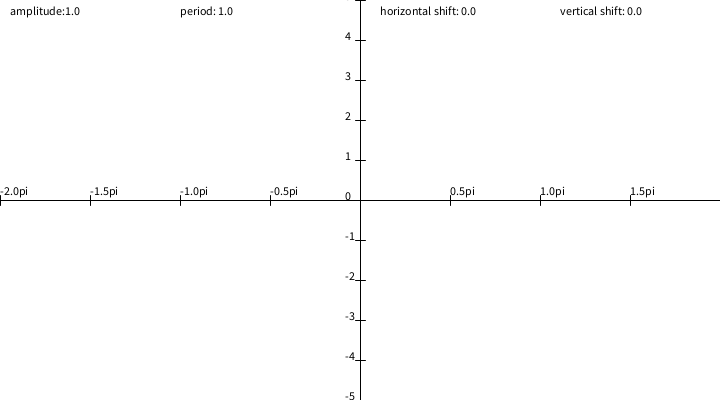
Frame 1 (no input)
Frame 60 (the mouse pressed at the canvas centre just before this capture): identical to frame 1, image omitted
Frame 120 (the mouse held since frame 60 and released just before this capture): identical to frame 1, image omitted

The Processing sketch that drew this single still picture (run headless with seeded random() and noise(); from frame 60 on, the mouse is pressed at the canvas centre):

// Processing sketch: processing_29303
// ── processing_29303.pde

Sine s;
Cosine c;
Tangent t;
float amp = 0.2;
float period = 1;
float hShift = 0;
float vShift = 0;
PFont font;

void setup() {
  size(720, 400);
  background(255);
  line(0, height/2, width, height/2);
  line(width/2, 0, width/2, height);
  for (int a = 0, y = 5; a <= height; a+= height/10, y--) {
    line(width/2 - 5, a, width/2 + 5, a); // marks y-axis
    fill(0);
    text(y, width/2 - 15, a);
  }
  for (int b = 0, x = -4; b <= width; b+= width/8, x++) {
    line(b, height/2 - 5, b, height/2 + 5); // marks x-axis
    fill(0);
    if (x != 0) {
      text("" + (x/2.0) + "pi", b, height/2 - 5);
    }
  }
  fill(0);
  text("amplitude:" +  ((int)(50 * amp)/10.0), 10, 15);
  text("period: " + period, width/4, 15);
  text("horizontal shift: " + radians(hShift), width/2 + 20, 15);
  text("vertical shift: " + ((int)(50 * vShift)/10.0), 3*width/4 + 20, 15);
}

void draw() {
}

/* modifications to the graphs based on the key pressed*/
void keyPressed() {
  if (key == 's' || key == 'S') {
    s = new Sine(amp, period, hShift, vShift);
    c = null;
    t = null;
    setup();
    s.draw();
  }
  else if (key == 'c' || key == 'C') {
    c = new Cosine(amp, period, hShift, vShift);
    s = null;
    t = null;
    setup();
    c.draw();
  }
  else if (key == 't' || key == 'T') {
    t = new Tangent(amp, period, hShift, vShift);
    c = null;
    s = null;
    setup();
    t.draw();
  }
  else if (key == 'A') {
    if (amp > -1) {
      amp -= .1;
    }
    setup();
    if (s != null) {
      s = new Sine(amp, period, hShift, vShift);
      s.draw();
    }
    if (c != null) {
      c = new Cosine(amp, period, hShift, vShift);
      c.draw();
    }
    if (t != null) {
      t = new Tangent(amp, period, hShift, vShift);
      t.draw();
    }
  } 
  else if (key == 'a') {
    if (amp < 1) {
      amp += .1;
    }
    setup();
    if (s != null) {
      s = new Sine(amp, period, hShift, vShift);
      s.draw();
    }
    if (c != null) {
      c = new Cosine(amp, period, hShift, vShift);
      c.draw();
    }
    if (t != null) {
      t = new Tangent(amp, period, hShift, vShift);
      t.draw();
    }
  }
  else if (key == 'P') {
    if (period >= -9) {
      period--;
    }
    setup();
    if (s != null) {
      s = new Sine(amp, period, hShift, vShift);
      s.draw();
    }
    if (c != null) {
      c = new Cosine(amp, period, hShift, vShift);
      c.draw();
    }
    if (t != null) {
      t = new Tangent(amp, period, hShift, vShift);
      t.draw();
    }
  } 
  else if (key == 'p') {
    if (period <= 9) {
      period++;
    }
    setup();
    if (s != null) {
      s = new Sine(amp, period, hShift, vShift);
      s.draw();
    }
    if (c != null) {
      c = new Cosine(amp, period, hShift, vShift);
      c.draw();
    }
    if (t != null) {
      t = new Tangent(amp, period, hShift, vShift);
      t.draw();
    }
  }
  else if (key == 'H') {
    if (hShift > -width/2) {
      hShift -= 15;
    }
    setup();
    if (s != null) {
      s = new Sine(amp, period, hShift, vShift);
      s.draw();
    }
    if (c != null) {
      c = new Cosine(amp, period, hShift, vShift);
      c.draw();
    }
    if (t != null) {
      t = new Tangent(amp, period, hShift, vShift);
      t.draw();
    }
  } 
  else if (key == 'h') {
    if (hShift < width/2) {
      hShift +=15;
    }
    setup();
    if (s != null) {
      s = new Sine(amp, period, hShift, vShift);
      s.draw();
    }
    if (c != null) {
      c = new Cosine(amp, period, hShift, vShift);
      c.draw();
    }
    if (t != null) {
      t = new Tangent(amp, period, hShift, vShift);
      t.draw();
    }
  } 
  else if (key == 'V') {
    if (vShift > -1 ) {
      vShift -= .1;
    }
    setup();
    if (s != null) {
      s = new Sine(amp, period, hShift, vShift);
      s.draw();
    }
    if (c != null) {
      c = new Cosine(amp, period, hShift, vShift);
      c.draw();
    }
    if (t != null) {
      t = new Tangent(amp, period, hShift, vShift);
      t.draw();
    }
  } 
  else if (key == 'v') {
    if (vShift < 1 ) {
      vShift += .1;
    }
    setup();
    if (s != null) {
      s = new Sine(amp, period, hShift, vShift);
      s.draw();
    }
    if (c != null) {
      c = new Cosine(amp, period, hShift, vShift);
      c.draw();
    }
    if (t != null) {
      t = new Tangent(amp, period, hShift, vShift);
      t.draw();
    }
  }
  else if (key == ' ') {
    amp = 0.2;
    period = 1;
    hShift = 0;
    vShift = 0;
    s = null;
    c = null;
    t = null;
    setup();
  }
  else {
  }
}

/*Sinusoid class holds the fields that each graph shares in common.
 class is abstact; objects should only be made out of the 
 respective graphs. Each class has its own specific draw() method
 */
abstract class Sinusoid {

  /*Useage of the first four fields extends from an example
    on making sine graphs by Satish Goda; a link to the exact
    project is on the description; parts of the draw method is
    also based on his example.
  */
  float xCoord; //next x-coordinate for the line to be drawn to
  float yCoord; //next y-coordinate for the line to be drawn to
  float initX = -width/2; //previous x-coord, default -360, always starts at -360
  float initY; //previous y-coord, modified depending on graph
  float angle; //placer, angle calculated to radians in method
  float amplitude = .2; //default amplitude for a graph
  float periodMod = 1; //modification that alters the period
  float horizontalShift = 0; //changes starting point on the x, shifts graph left/right
  float verticalShift = 0; //changes starting value for y, moves graph up/down

  public Sinusoid() {
  }

  public Sinusoid(float amp, float period, float hshift, float vshift) {
    amplitude = amp;
    periodMod = period;
    horizontalShift = hshift;
    verticalShift = vshift;
  }
}

class Cosine extends Sinusoid {

  public Cosine() {
  }

  public Cosine(float amp, float period, float hshift, 
  float vshift) {
    super(amp, period, hshift, vshift);
  }

  void draw() {
    fill(0);
    text("f(x) = " + ((int)(50 * amplitude)/10.0) + "cos(" + period + "x + "
      + radians(horizontalShift) + ") + " + ((int)(50 * verticalShift)/10.0), 20, height - 20);
    initY = 1;
    smooth();
    for (int a = -width/2; a <= width/2; a++) {
      xCoord = a + width/2;
      angle = radians(periodMod * (a + horizontalShift));
      yCoord = -(cos(angle) * amplitude + verticalShift);
      yCoord = map(yCoord, -1, 1, -height/2, height/2) + height/2;
      line(initX, initY, xCoord, yCoord);
      initX = xCoord;
      initY = yCoord;
    }
    initX = -width/2;

    initY = 1;
  }
}

class Sine extends Sinusoid {

  public Sine() {
  }

  public Sine(float amp, float period, float hshift, 
  float vshift) {
    super(amp, period, hshift, vshift);
  }

  void draw() {
    fill(0);
    text("f(x) = " + ((int)(50 * amplitude)/10.0) + "sin(" + period + "x + "
      + radians(horizontalShift) + ") + " + ((int)(50 * verticalShift)/10.0), 20, height - 20);
    initY = 0;
    smooth();
    for (int a = -width/2; a <= width/2; a++) {
      xCoord = a + width/2;
      angle = radians(periodMod * (a + horizontalShift));
      yCoord = -(sin(angle) * amplitude + verticalShift);
      yCoord = map(yCoord, -1, 1, -height/2, height/2) + height/2;
      line(initX, initY, xCoord, yCoord);
      initX = xCoord;
      initY = yCoord;
    }
    initX = -width/2;
  }
}

class Tangent extends Sinusoid {

  public Tangent() {
  }

  public Tangent(float amp, float period, float hshift, 
  float vshift) {
    super(amp, period, hshift, vshift);
  }

  void draw() {
    fill(0);
    text("f(x) = " + ((int)(50 * amplitude)/10.0) + "tan(" + period + "x + "
      + radians(horizontalShift) + ") + " + ((int)(50 * verticalShift)/10.0), 20, height - 20);
    initY = 0;
    smooth();
    for (int a = -width/2; a <= width/2; a++) {
      xCoord = a + width/2;
      float myX = periodMod * (a + horizontalShift);
      if (myX % 180 == 90 || myX % 180 == -90) {
      } 
      else {
        angle = radians(periodMod * (a + horizontalShift));
        yCoord = -(tan(angle) * amplitude + verticalShift);
        yCoord = map(yCoord, -1, 1, -height/2, height/2) + height/2;
        line(initX, initY, xCoord, yCoord);
        initX = xCoord;
        initY = yCoord;
      }
    }
    initX = -width/2;
  }
}
